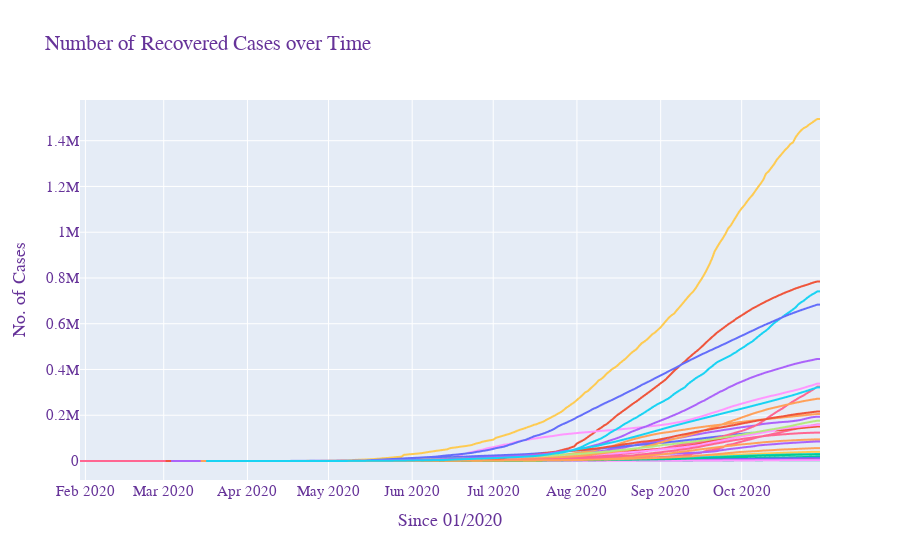

Here is the notebook cell this chart was saved with:
### Code cell
fig=px.line(df,
              x='Date', y='Recovered', color='State',
              title='India_Growth')
fig.update_layout(
    title="Number of Recovered Cases over Time",
    xaxis_title="Since 01/2020",
    yaxis_title="No. of Cases",
    font=dict(
        family="Courier New, monospace",
        size=15,
        color="RebeccaPurple"
    ),
    showlegend=False
)
fig.show()

### Figure 1 — Plotly figure (JSON) as saved in the notebook; plotly's stock layout.template omitted (floating-point values rounded to 4 significant figures; data arrays with more than 128 entries replaced by an {"elided": "..."} marker saying what was removed)
{"data": [{"hovertemplate": "State=Andaman and Nicobar Islands<br>Date=%{x}<br>Recovered=%{y}<extra></extra>", "legendgroup": "Andaman and Nicobar Islands", "line": {"color": "#636efa", "dash": "solid"}, "mode": "lines", "name": "Andaman and Nicobar Islands", "showlegend": true, "type": "scattergl", "x": {"elided": "219 str values"}, "xaxis": "x", "y": {"elided": "219 int values"}, "yaxis": "y"}, {"hovertemplate": "State=Andhra Pradesh<br>Date=%{x}<br>Recovered=%{y}<extra></extra>", "legendgroup": "Andhra Pradesh", "line": {"color": "#EF553B", "dash": "solid"}, "mode": "lines", "name": "Andhra Pradesh", "showlegend": true, "type": "scattergl", "x": {"elided": "233 str values"}, "xaxis": "x", "y": {"elided": "233 int values"}, "yaxis": "y"}, {"hovertemplate": "State=Arunachal Pradesh<br>Date=%{x}<br>Recovered=%{y}<extra></extra>", "legendgroup": "Arunachal Pradesh", "line": {"color": "#00cc96", "dash": "solid"}, "mode": "lines", "name": "Arunachal Pradesh", "showlegend": true, "type": "scattergl", "x": {"elided": "212 str values"}, "xaxis": "x", "y": {"elided": "212 int values"}, "yaxis": "y"}, {"hovertemplate": "State=Assam<br>Date=%{x}<br>Recovered=%{y}<extra></extra>", "legendgroup": "Assam", "line": {"color": "#ab63fa", "dash": "solid"}, "mode": "lines", "name": "Assam", "showlegend": true, "type": "scattergl", "x": {"elided": "214 str values"}, "xaxis": "x", "y": {"elided": "214 int values"}, "yaxis": "y"}, {"hovertemplate": "State=Bihar<br>Date=%{x}<br>Recovered=%{y}<extra></extra>", "legendgroup": "Bihar", "line": {"color": "#FFA15A", "dash": "solid"}, "mode": "lines", "name": "Bihar", "showlegend": true, "type": "scattergl", "x": {"elided": "223 str values"}, "xaxis": "x", "y": {"elided": "223 int values"}, "yaxis": "y"}, {"hovertemplate": "State=Chandigarh<br>Date=%{x}<br>Recovered=%{y}<extra></extra>", "legendgroup": "Chandigarh", "line": {"color": "#19d3f3", "dash": "solid"}, "mode": "lines", "name": "Chandigarh", "showlegend": true, "type": "scattergl", "x": {"elided": "226 str values"}, "xaxis": "x", "y": {"elided": "226 int values"}, "yaxis": "y"}, {"hovertemplate": "State=Chhattisgarh<br>Date=%{x}<br>Recovered=%{y}<extra></extra>", "legendgroup": "Chhattisgarh", "line": {"color": "#FF6692", "dash": "solid"}, "mode": "lines", "name": "Chhattisgarh", "showlegend": true, "type": "scattergl", "x": {"elided": "226 str values"}, "xaxis": "x", "y": {"elided": "226 int values"}, "yaxis": "y"}, {"hovertemplate": "State=Dadra and Nagar Haveli and Daman and Diu<br>Date=%{x}<br>Recovered=%{y}<extra></extra>", "legendgroup": "Dadra and Nagar Haveli and Daman and Diu", "line": {"color": "#B6E880", "dash": "solid"}, "mode": "lines", "name": "Dadra and Nagar Haveli and Daman and Diu", "showlegend": true, "type": "scattergl", "x": {"elided": "205 str values"}, "xaxis": "x", "y": {"elided": "205 int values"}, "yaxis": "y"}, {"hovertemplate": "State=Delhi<br>Date=%{x}<br>Recovered=%{y}<extra></extra>", "legendgroup": "Delhi", "line": {"color": "#FF97FF", "dash": "solid"}, "mode": "lines", "name": "Delhi", "showlegend": true, "type": "scattergl", "x": {"elided": "243 str values"}, "xaxis": "x", "y": {"elided": "243 int values"}, "yaxis": "y"}, {"hovertemplate": "State=Goa<br>Date=%{x}<br>Recovered=%{y}<extra></extra>", "legendgroup": "Goa", "line": {"color": "#FECB52", "dash": "solid"}, "mode": "lines", "name": "Goa", "showlegend": true, "type": "scattergl", "x": {"elided": "220 str values"}, "xaxis": "x", "y": {"elided": "220 int values"}, "yaxis": "y"}, {"hovertemplate": "State=Gujarat<br>Date=%{x}<br>Recovered=%{y}<extra></extra>", "legendgroup": "Gujarat", "line": {"color": "#636efa", "dash": "solid"}, "mode": "lines", "name": "Gujarat", "showlegend": true, "type": "scattergl", "x": {"elided": "226 str values"}, "xaxis": "x", "y": {"elided": "226 int values"}, "yaxis": "y"}, {"hovertemplate": "State=Haryana<br>Date=%{x}<br>Recovered=%{y}<extra></extra>", "legendgroup": "Haryana", "line": {"color": "#EF553B", "dash": "solid"}, "mode": "lines", "name": "Haryana", "showlegend": true, "type": "scattergl", "x": {"elided": "241 str values"}, "xaxis": "x", "y": {"elided": "241 int values"}, "yaxis": "y"}, {"hovertemplate": "State=Himachal Pradesh<br>Date=%{x}<br>Recovered=%{y}<extra></extra>", "legendgroup": "Himachal Pradesh", "line": {"color": "#00cc96", "dash": "solid"}, "mode": "lines", "name": "Himachal Pradesh", "showlegend": true, "type": "scattergl", "x": {"elided": "231 str values"}, "xaxis": "x", "y": {"elided": "231 int values"}, "yaxis": "y"}, {"hovertemplate": "State=Jammu and Kashmir<br>Date=%{x}<br>Recovered=%{y}<extra></extra>", "legendgroup": "Jammu and Kashmir", "line": {"color": "#ab63fa", "dash": "solid"}, "mode": "lines", "name": "Jammu and Kashmir", "showlegend": true, "type": "scattergl", "x": {"elided": "236 str values"}, "xaxis": "x", "y": {"elided": "236 int values"}, "yaxis": "y"}, {"hovertemplate": "State=Jharkhand<br>Date=%{x}<br>Recovered=%{y}<extra></extra>", "legendgroup": "Jharkhand", "line": {"color": "#FFA15A", "dash": "solid"}, "mode": "lines", "name": "Jharkhand", "showlegend": true, "type": "scattergl", "x": {"elided": "214 str values"}, "xaxis": "x", "y": {"elided": "214 int values"}, "yaxis": "y"}, {"hovertemplate": "State=Karnataka<br>Date=%{x}<br>Recovered=%{y}<extra></extra>", "legendgroup": "Karnataka", "line": {"color": "#19d3f3", "dash": "solid"}, "mode": "lines", "name": "Karnataka", "showlegend": true, "type": "scattergl", "x": {"elided": "236 str values"}, "xaxis": "x", "y": {"elided": "236 int values"}, "yaxis": "y"}, {"hovertemplate": "State=Kerala<br>Date=%{x}<br>Recovered=%{y}<extra></extra>", "legendgroup": "Kerala", "line": {"color": "#FF6692", "dash": "solid"}, "mode": "lines", "name": "Kerala", "showlegend": true, "type": "scattergl", "x": {"elided": "247 str values"}, "xaxis": "x", "y": {"elided": "247 int values"}, "yaxis": "y"}, {"hovertemplate": "State=Ladakh<br>Date=%{x}<br>Recovered=%{y}<extra></extra>", "legendgroup": "Ladakh", "line": {"color": "#B6E880", "dash": "solid"}, "mode": "lines", "name": "Ladakh", "showlegend": true, "type": "scattergl", "x": {"elided": "238 str values"}, "xaxis": "x", "y": {"elided": "238 int values"}, "yaxis": "y"}, {"hovertemplate": "State=Madhya Pradesh<br>Date=%{x}<br>Recovered=%{y}<extra></extra>", "legendgroup": "Madhya Pradesh", "line": {"color": "#FF97FF", "dash": "solid"}, "mode": "lines", "name": "Madhya Pradesh", "showlegend": true, "type": "scattergl", "x": {"elided": "225 str values"}, "xaxis": "x", "y": {"elided": "225 int values"}, "yaxis": "y"}, {"hovertemplate": "State=Maharashtra<br>Date=%{x}<br>Recovered=%{y}<extra></extra>", "legendgroup": "Maharashtra", "line": {"color": "#FECB52", "dash": "solid"}, "mode": "lines", "name": "Maharashtra", "showlegend": true, "type": "scattergl", "x": {"elided": "236 str values"}, "xaxis": "x", "y": {"elided": "236 int values"}, "yaxis": "y"}, {"hovertemplate": "State=Manipur<br>Date=%{x}<br>Recovered=%{y}<extra></extra>", "legendgroup": "Manipur", "line": {"color": "#636efa", "dash": "solid"}, "mode": "lines", "name": "Manipur", "showlegend": true, "type": "scattergl", "x": {"elided": "221 str values"}, "xaxis": "x", "y": {"elided": "221 int values"}, "yaxis": "y"}, {"hovertemplate": "State=Meghalaya<br>Date=%{x}<br>Recovered=%{y}<extra></extra>", "legendgroup": "Meghalaya", "line": {"color": "#EF553B", "dash": "solid"}, "mode": "lines", "name": "Meghalaya", "showlegend": true, "type": "scattergl", "x": {"elided": "201 str values"}, "xaxis": "x", "y": {"elided": "201 int values"}, "yaxis": "y"}, {"hovertemplate": "State=Mizoram<br>Date=%{x}<br>Recovered=%{y}<extra></extra>", "legendgroup": "Mizoram", "line": {"color": "#00cc96", "dash": "solid"}, "mode": "lines", "name": "Mizoram", "showlegend": true, "type": "scattergl", "x": {"elided": "220 str values"}, "xaxis": "x", "y": {"elided": "220 int values"}, "yaxis": "y"}, {"hovertemplate": "State=Nagaland<br>Date=%{x}<br>Recovered=%{y}<extra></extra>", "legendgroup": "Nagaland", "line": {"color": "#ab63fa", "dash": "solid"}, "mode": "lines", "name": "Nagaland", "showlegend": true, "type": "scattergl", "x": {"elided": "208 str values"}, "xaxis": "x", "y": {"elided": "208 int values"}, "yaxis": "y"}, {"hovertemplate": "State=Odisha<br>Date=%{x}<br>Recovered=%{y}<extra></extra>", "legendgroup": "Odisha", "line": {"color": "#FFA15A", "dash": "solid"}, "mode": "lines", "name": "Odisha", "showlegend": true, "type": "scattergl", "x": {"elided": "229 str values"}, "xaxis": "x", "y": {"elided": "229 int values"}, "yaxis": "y"}, {"hovertemplate": "State=Puducherry<br>Date=%{x}<br>Recovered=%{y}<extra></extra>", "legendgroup": "Puducherry", "line": {"color": "#19d3f3", "dash": "solid"}, "mode": "lines", "name": "Puducherry", "showlegend": true, "type": "scattergl", "x": {"elided": "228 str values"}, "xaxis": "x", "y": {"elided": "228 int values"}, "yaxis": "y"}, {"hovertemplate": "State=Punjab<br>Date=%{x}<br>Recovered=%{y}<extra></extra>", "legendgroup": "Punjab", "line": {"color": "#FF6692", "dash": "solid"}, "mode": "lines", "name": "Punjab", "showlegend": true, "type": "scattergl", "x": {"elided": "236 str values"}, "xaxis": "x", "y": {"elided": "236 int values"}, "yaxis": "y"}, {"hovertemplate": "State=Rajasthan<br>Date=%{x}<br>Recovered=%{y}<extra></extra>", "legendgroup": "Rajasthan", "line": {"color": "#B6E880", "dash": "solid"}, "mode": "lines", "name": "Rajasthan", "showlegend": true, "type": "scattergl", "x": {"elided": "242 str values"}, "xaxis": "x", "y": {"elided": "242 int values"}, "yaxis": "y"}, {"hovertemplate": "State=Sikkim<br>Date=%{x}<br>Recovered=%{y}<extra></extra>", "legendgroup": "Sikkim", "line": {"color": "#FF97FF", "dash": "solid"}, "mode": "lines", "name": "Sikkim", "showlegend": true, "type": "scattergl", "x": {"elided": "180 str values"}, "xaxis": "x", "y": {"elided": "180 int values"}, "yaxis": "y"}, {"hovertemplate": "State=State Unassigned<br>Date=%{x}<br>Recovered=%{y}<extra></extra>", "legendgroup": "State Unassigned", "line": {"color": "#FECB52", "dash": "solid"}, "mode": "lines", "name": "State Unassigned", "showlegend": true, "type": "scattergl", "x": ["2020-05-19T00:00:00", "2020-05-20T00:00:00", "2020-05-21T00:00:00", "2020-05-22T00:00:00", "2020-05-23T00:00:00", "2020-05-24T00:00:00", "2020-05-25T00:00:00", "2020-05-26T00:00:00", "2020-05-27T00:00:00", "2020-05-28T00:00:00", "2020-05-29T00:00:00", "2020-05-30T00:00:00", "2020-05-31T00:00:00", "2020-06-01T00:00:00", "2020-06-02T00:00:00", "2020-06-03T00:00:00", "2020-06-04T00:00:00", "2020-06-05T00:00:00", "2020-06-06T00:00:00", "2020-06-07T00:00:00", "2020-06-08T00:00:00", "2020-06-09T00:00:00", "2020-06-10T00:00:00", "2020-06-11T00:00:00", "2020-06-12T00:00:00", "2020-06-13T00:00:00", "2020-06-14T00:00:00", "2020-06-15T00:00:00", "2020-06-16T00:00:00", "2020-06-17T00:00:00", "2020-06-18T00:00:00", "2020-06-19T00:00:00", "2020-06-20T00:00:00", "2020-06-21T00:00:00", "2020-06-22T00:00:00", "2020-06-23T00:00:00", "2020-06-24T00:00:00", "2020-06-25T00:00:00", "2020-06-26T00:00:00", "2020-06-27T00:00:00", "2020-06-28T00:00:00", "2020-06-29T00:00:00", "2020-06-30T00:00:00", "2020-07-01T00:00:00", "2020-07-02T00:00:00", "2020-07-03T00:00:00", "2020-07-04T00:00:00", "2020-07-05T00:00:00", "2020-07-06T00:00:00", "2020-07-07T00:00:00", "2020-07-08T00:00:00", "2020-07-09T00:00:00", "2020-07-10T00:00:00", "2020-07-11T00:00:00", "2020-07-12T00:00:00", "2020-07-13T00:00:00", "2020-07-14T00:00:00", "2020-07-15T00:00:00", "2020-07-16T00:00:00", "2020-07-17T00:00:00", "2020-07-18T00:00:00", "2020-07-19T00:00:00"], "xaxis": "x", "y": [0, 0, 0, 0, 0, 0, 0, 0, 0, 0, 0, 0, 0, 0, 0, 0, 0, 0, 0, 0, 0, 0, 0, 0, 0, 0, 0, 0, 0, 0, 0, 0, 0, 0, 0, 0, 0, 0, 0, 0, 0, 0, 0, 0, 0, 0, 0, 0, 0, 0, 0, 0, 0, 0, 0, 0, 0, 0, 0, 0, 0, 0], "yaxis": "y"}, {"hovertemplate": "State=Tamil Nadu<br>Date=%{x}<br>Recovered=%{y}<extra></extra>", "legendgroup": "Tamil Nadu", "line": {"color": "#636efa", "dash": "solid"}, "mode": "lines", "name": "Tamil Nadu", "showlegend": true, "type": "scattergl", "x": {"elided": "238 str values"}, "xaxis": "x", "y": {"elided": "238 int values"}, "yaxis": "y"}, {"hovertemplate": "State=Telangana<br>Date=%{x}<br>Recovered=%{y}<extra></extra>", "legendgroup": "Telangana", "line": {"color": "#EF553B", "dash": "solid"}, "mode": "lines", "name": "Telangana", "showlegend": true, "type": "scattergl", "x": {"elided": "243 str values"}, "xaxis": "x", "y": {"elided": "243 int values"}, "yaxis": "y"}, {"hovertemplate": "State=Tripura<br>Date=%{x}<br>Recovered=%{y}<extra></extra>", "legendgroup": "Tripura", "line": {"color": "#00cc96", "dash": "solid"}, "mode": "lines", "name": "Tripura", "showlegend": true, "type": "scattergl", "x": {"elided": "208 str values"}, "xaxis": "x", "y": {"elided": "208 int values"}, "yaxis": "y"}, {"hovertemplate": "State=Uttar Pradesh<br>Date=%{x}<br>Recovered=%{y}<extra></extra>", "legendgroup": "Uttar Pradesh", "line": {"color": "#ab63fa", "dash": "solid"}, "mode": "lines", "name": "Uttar Pradesh", "showlegend": true, "type": "scattergl", "x": {"elided": "241 str values"}, "xaxis": "x", "y": {"elided": "241 int values"}, "yaxis": "y"}, {"hovertemplate": "State=Uttarakhand<br>Date=%{x}<br>Recovered=%{y}<extra></extra>", "legendgroup": "Uttarakhand", "line": {"color": "#FFA15A", "dash": "solid"}, "mode": "lines", "name": "Uttarakhand", "showlegend": true, "type": "scattergl", "x": {"elided": "230 str values"}, "xaxis": "x", "y": {"elided": "230 int values"}, "yaxis": "y"}, {"hovertemplate": "State=West Bengal<br>Date=%{x}<br>Recovered=%{y}<extra></extra>", "legendgroup": "West Bengal", "line": {"color": "#19d3f3", "dash": "solid"}, "mode": "lines", "name": "West Bengal", "showlegend": true, "type": "scattergl", "x": {"elided": "228 str values"}, "xaxis": "x", "y": {"elided": "228 int values"}, "yaxis": "y"}], "layout": {"font": {"color": "RebeccaPurple", "family": "Courier New, monospace", "size": 15}, "legend": {"title": {"text": "State"}, "tracegroupgap": 0}, "showlegend": false, "title": {"text": "Number of Recovered Cases over Time"}, "xaxis": {"anchor": "y", "domain": [0.0, 1.0], "title": {"text": "Since 01/2020"}}, "yaxis": {"anchor": "x", "domain": [0.0, 1.0], "title": {"text": "No. of Cases"}}}}
